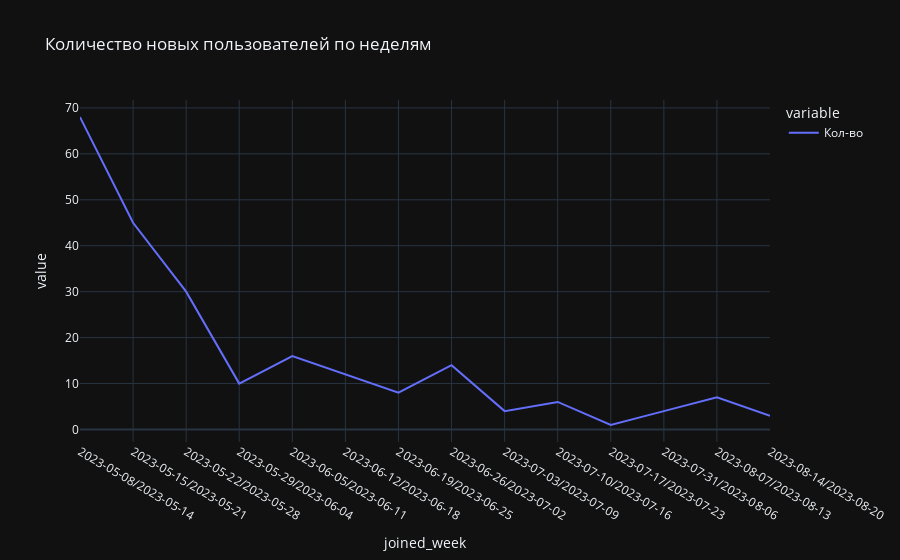

The cell this chart's notebook holds for it:
### Code cell
px.line(joined_by_week, title='Количество новых пользователей по неделям')

### Figure 1 — Plotly figure (JSON) as saved in the notebook; plotly's stock layout.template omitted (floating-point values rounded to 4 significant figures)
{"data": [{"hovertemplate": "variable=Кол-во<br>joined_week=%{x}<br>value=%{y}<extra></extra>", "legendgroup": "Кол-во", "line": {"color": "#636efa", "dash": "solid"}, "marker": {"symbol": "circle"}, "mode": "lines", "name": "Кол-во", "orientation": "v", "showlegend": true, "x": ["2023-05-08/2023-05-14", "2023-05-15/2023-05-21", "2023-05-22/2023-05-28", "2023-05-29/2023-06-04", "2023-06-05/2023-06-11", "2023-06-12/2023-06-18", "2023-06-19/2023-06-25", "2023-06-26/2023-07-02", "2023-07-03/2023-07-09", "2023-07-10/2023-07-16", "2023-07-17/2023-07-23", "2023-07-31/2023-08-06", "2023-08-07/2023-08-13", "2023-08-14/2023-08-20"], "xaxis": "x", "y": [68, 45, 30, 10, 16, 12, 8, 14, 4, 6, 1, 4, 7, 3], "yaxis": "y", "type": "scatter"}], "layout": {"xaxis": {"anchor": "y", "domain": [0.0, 1.0], "title": {"text": "joined_week"}}, "yaxis": {"anchor": "x", "domain": [0.0, 1.0], "title": {"text": "value"}}, "legend": {"title": {"text": "variable"}, "tracegroupgap": 0}, "title": {"text": "Количество новых пользователей по неделям"}}}
